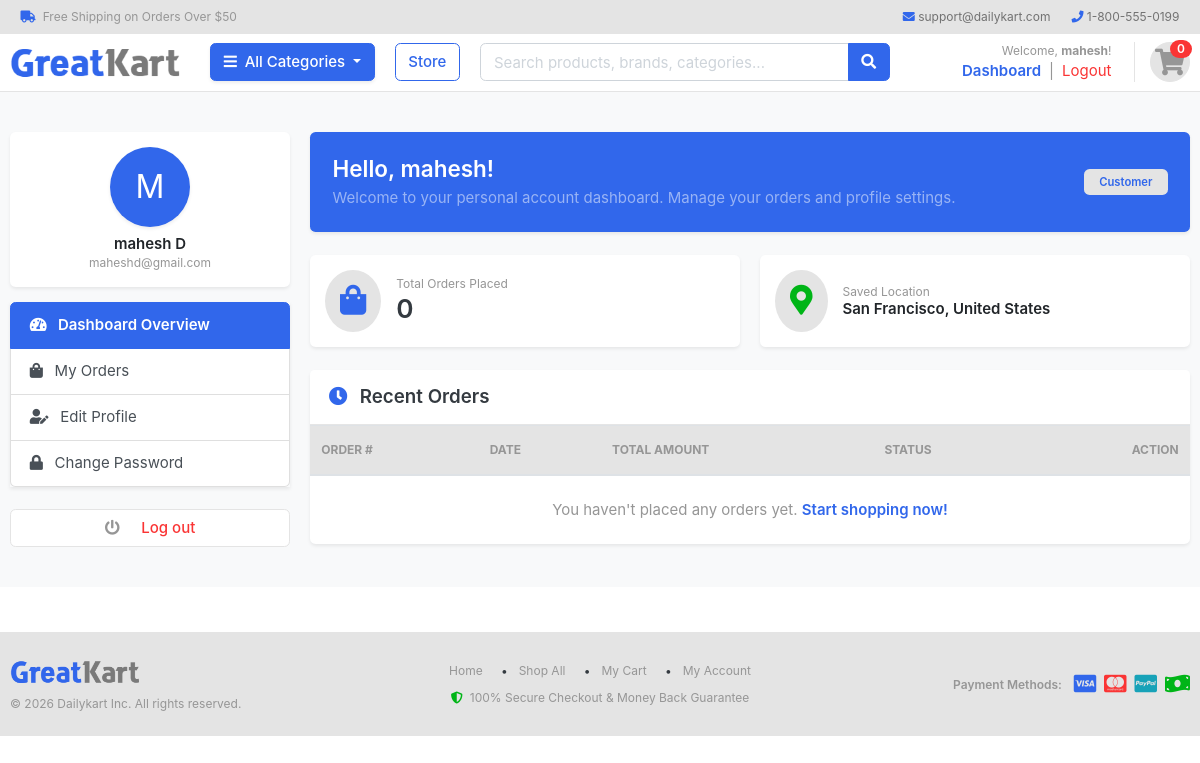
The app's page /accounts/dashboard/ (signed in) with its own data.
### accounts/models.py (models this page shows, shortened)
class Account(AbstractBaseUser):
    first_name=models.CharField(max_length=100)
    last_name=models.CharField(max_length=100)
    user_name=models.CharField(max_length=50,unique=True)
    email=models.EmailField(max_length=50,unique=True)
    phone_number=models.CharField(max_length=100)
    date_joined=models.DateTimeField(auto_now_add=True)
    last_login=models.DateTimeField(auto_now_add=True)
    is_admin=models.BooleanField(default=False)
    is_staff=models.BooleanField(default=False)
    is_active=models.BooleanField(default=False)
    is_superadmin=models.BooleanField(default=False)
    USERNAME_FIELD='email'
    REQUIRED_FIELDS=['user_name','first_name','last_name']
    objects=MyAccoutmanager()
    def full_name(self):
        return f'{self.first_name} {self.last_name}'

class UserProfile(models.Model):
    user = models.OneToOneField(Account, on_delete=models.CASCADE)
    address_line_1 = models.CharField(blank=True, max_length=100)
    address_line_2 = models.CharField(blank=True, max_length=100)
    profile_picture = models.ImageField(blank=True, upload_to='userprofile')
    city = models.CharField(blank=True, max_length=50)
    state = models.CharField(blank=True, max_length=50)
    country = models.CharField(blank=True, max_length=50)

### accounts/views.py (the view)
# urls.py: path('dashboard/', views.dashboard, name='dashboard'),
@login_required(login_url='login')
def dashboard(request):
    from orders.models import Order
    orders = Order.objects.order_by('-created_at').filter(user=request.user, is_ordered=True)
    orders_count = orders.count()
    userprofile, _ = UserProfile.objects.get_or_create(user=request.user)
    context = {
        'orders': orders[:5],
        'orders_count': orders_count,
        'userprofile': userprofile,
    }
    return render(request, 'accounts/dashboard.html', context)

### carts/context_processors.py (called while the page is built)
def counter(request):
    cart_count = 0
    if 'admin' in request.path:
        return {}
    try:
        if request.user.is_authenticated:
            cart_items = CartItem.objects.filter(user=request.user)
        else:
            cart = Cart.objects.filter(cart_id=_cart_id(request))
            cart_items = CartItem.objects.filter(cart=cart[:1])
        for cart_item in cart_items:
            cart_count += cart_item.quantity
    except Exception:
        cart_count = 0
    return dict(cart_count=cart_count)

### category/context_processers.py (called while the page is built)
def menu_links(request):
    links= Category.objects.all()
    return dict(link=links)

### category/models.py (called while the page is built)
    def get_url(self):
        return reverse("products_by_category",args=[self.slug])

### templates/accounts/dashboard.html (shortened to what this page needs)
{% extends 'base.html' %}
{% load static %}
{% block content %}
<section class="section-content padding-y bg">
    <div class="container">
        <div class="row">
            {% include 'includes/dashboard_sidebar.html' %}
            <main class="col-md-9">
                <article class="card shadow-sm border-0 mb-4 bg-primary text-white">
                    <div class="card-body p-4 d-flex justify-content-between align-items-center">
                        <div>
                            <h4 class="font-weight-bold mb-1">Hello, {{ user.first_name|default:user.user_name }}!</h4>
                            <p class="mb-0 text-white-50">Welcome to your personal account dashboard. Manage your orders and profile settings.</p>
                        </div>
                        <div class="text-right">
                            <span class="badge badge-light text-primary px-3 py-2 font-weight-bold">Customer</span>
                        </div>
                    </div>
                </article>
                <div class="row mb-4">
                    <div class="col-md-6 mb-3 mb-md-0">
                        <div class="card shadow-sm border-0 p-3 h-100">
                            <div class="d-flex align-items-center">
                                <div class="rounded-circle bg-light text-primary p-3 mr-3">
                                    <i class="fa fa-shopping-bag fa-2x"></i>
                                </div>
                                <div>
                                    <h6 class="text-muted small mb-0">Total Orders Placed</h6>
                                    <h3 class="font-weight-bold mb-0">{{ orders_count }}</h3>
                                </div>
                            </div>
                        </div>
                    </div>
                    <div class="col-md-6">
                        <div class="card shadow-sm border-0 p-3 h-100">
                            <div class="d-flex align-items-center">
                                <div class="rounded-circle bg-light text-success p-3 mr-3">
                                    <i class="fa fa-map-marker-alt fa-2x"></i>
                                </div>
                                <div>
                                    <h6 class="text-muted small mb-0">Saved Location</h6>
                                    <h6 class="font-weight-bold mb-0 text-dark">
                                        {% if userprofile.city %}{{ userprofile.city }}, {{ userprofile.country }}{% else %}No address saved yet{% endif %}
                                    </h6>
                                </div>
                            </div>
                        </div>
                    </div>
                </div>
                <article class="card shadow-sm border-0">
                    <header class="card-header bg-white d-flex justify-content-between align-items-center py-3">
                        <h5 class="font-weight-bold mb-0"><i class="fa fa-clock text-primary mr-2"></i> Recent Orders</h5>
                    </header>
                    <div class="table-responsive">
                        <table class="table table-hover mb-0">
                            <thead class="bg-light text-muted small text-uppercase">
                                <tr>
                                    <th class="py-3">Order #</th>
                                    <th class="py-3">Date</th>
                                    <th class="py-3">Total Amount</th>
                                    <th class="py-3">Status</th>
                                    <th class="py-3 text-right">Action</th>
                                </tr>
                            </thead>
                            <tbody>
                                {% for order in orders %}
                                <tr>
                                    <td class="font-weight-bold text-primary align-middle">#{{ order.order_number }}</td>
                                    <td class="align-middle text-muted small">{{ order.created_at|date:"M d, Y" }}</td>
                                    <td class="font-weight-bold align-middle">${{ order.order_total }}</td>
                                    <td class="align-middle">
                                        <span class="badge badge-success px-2 py-1">{{ order.status }}</span>
                                    </td>
                                    <td class="text-right align-middle">
                                        <a href="{% url 'order_detail' order.order_number %}" class="btn btn-sm btn-outline-primary">
                                            <i class="fa fa-receipt mr-1"></i> Details
                                        </a>
                                    </td>
                                </tr>
                                {% empty %}
                                <tr>
                                    <td colspan="5" class="text-center py-4 text-muted">
                                        You haven't placed any orders yet. <a href="{% url 'store' %}" class="text-primary font-weight-bold">Start shopping now!</a>
                                    </td>
                                </tr>
                                {% endfor %}
                            </tbody>
                        </table>
                    </div>
                </article>
            </main>
        </div>
    </div>
</section>
{% endblock %}

### templates/includes/navbar.html (shortened to what this page needs)
{% load static %}
<header class="section-header">
    <nav class="navbar p-md-0 navbar-expand-sm navbar-light border-bottom bg-light">
        <div class="container">
            <div class="collapse navbar-collapse" id="navbarTop4">
                <ul class="navbar-nav mr-auto">
                    <li class="nav-item">
                        <span class="nav-link text-muted small"><i class="fa fa-truck mr-1 text-primary"></i> Free Shipping on Orders Over $50</span>
                    </li>
                </ul>
                <ul class="navbar-nav">
                    <li class="nav-item"><a href="mailto:support@dailykart.com" class="nav-link small"><i class="fa fa-envelope text-primary"></i> support@dailykart.com</a></li>
                    <li class="nav-item"><a href="tel:+18005550199" class="nav-link small"><i class="fa fa-phone text-primary"></i> 1-800-555-0199</a></li>
                </ul>
            </div>
        </div>
    </nav>
    <section class="header-main border-bottom py-2">
        <div class="container">
            <div class="row align-items-center">
                <div class="col-lg-2 col-md-3 col-6">
                    <a href="{% url 'home' %}" class="brand-wrap d-flex align-items-center">
                        <img class="logo" src="{% static 'images/logo.png' %}" alt="Dailykart" style="max-height: 42px;">
                    </a>
                </div>
                <div class="col-lg col-sm col-md col-6 flex-grow-0">
                    <div class="category-wrap dropdown d-inline-block">
                        <button type="button" class="btn btn-primary dropdown-toggle shadow-sm" data-toggle="dropdown">
                            <i class="fa fa-bars mr-1"></i> All Categories
                        </button>
                    </div>
                </div>
                <div class="col-auto">
                    <a href="{% url 'store' %}" class="btn btn-outline-primary">Store</a>
                </div>
                <div class="col-lg col-md-6 col-sm-12 my-2 my-lg-0">
                    <form action="{% url 'search' %}" class="search" method="GET">
                        <div class="input-group w-100">
                            <input type="text" class="form-control" placeholder="Search products, brands, categories..." name="keyword" value="{{ keyword|default:'' }}" required>
                            <div class="input-group-append">
                                <button class="btn btn-primary" type="submit">
                                    <i class="fa fa-search"></i>
                                </button>
                            </div>
                        </div>
                    </form>
                </div>
                <div class="col-lg-3 col-sm-6 col-8 order-2 order-lg-3">
                    <div class="d-flex justify-content-end align-items-center mb-2 mb-lg-0">
                        {% if user.is_authenticated %}
                        <div class="widget-header mr-3 text-right">
                            <small class="title text-muted d-block">Welcome, <strong>{{ user.first_name|default:user.user_name }}</strong>!</small>
                            <div>
                                <a href="{% url 'dashboard' %}" class="text-primary font-weight-bold">Dashboard</a>
                                <span class="text-muted mx-1">|</span>
                                <a href="{% url 'logout' %}" class="text-danger">Logout</a>
                            </div>
                        </div>
                        {% endif %}
                        <a href="{% url 'cart' %}" class="widget-header pl-3 ml-2 border-left position-relative" title="Shopping Cart">
                            <div class="icon icon-sm rounded-circle border bg-light text-primary d-flex align-items-center justify-content-center" style="width:40px; height:40px;">
                                <i class="fa fa-shopping-cart fa-lg"></i>
                            </div>
                            <span class="badge badge-pill badge-danger notify position-absolute" style="top: -2px; right: -2px;">{{ cart_count|default:0 }}</span>
                        </a>
                    </div>
                </div>
            </div>
        </div>
    </section>
</header>

### templates/includes/dashboard_sidebar.html
<aside class="col-md-3 mb-4 mb-md-0">
    <div class="card shadow-sm border-0 mb-3 text-center p-3">
        <div class="mb-2">
            {% if userprofile.profile_picture %}
            <img src="{{ userprofile.profile_picture.url }}" class="rounded-circle shadow-sm" style="width: 80px; height: 80px; object-fit: cover;">
            {% else %}
            <div class="rounded-circle bg-primary text-white d-inline-flex align-items-center justify-content-center shadow-sm" style="width: 80px; height: 80px; font-size: 32px;">
                {{ user.first_name|first|upper }}
            </div>
            {% endif %}
        </div>
        <h6 class="font-weight-bold mb-0 text-dark">{{ user.full_name|default:user.user_name }}</h6>
        <small class="text-muted">{{ user.email }}</small>
    </div>
    <ul class="list-group shadow-sm border-0">
        <a class="list-group-item list-group-item-action {% if '/dashboard/' in request.path %}active font-weight-bold{% endif %}" href="{% url 'dashboard' %}">
            <i class="fa fa-tachometer-alt mr-2"></i> Dashboard Overview
        </a>
        <a class="list-group-item list-group-item-action {% if '/my_orders/' in request.path or '/order_detail/' in request.path %}active font-weight-bold{% endif %}" href="{% url 'my_orders' %}">
            <i class="fa fa-shopping-bag mr-2"></i> My Orders
        </a>
        <a class="list-group-item list-group-item-action {% if '/edit_profile/' in request.path %}active font-weight-bold{% endif %}" href="{% url 'edit_profile' %}">
            <i class="fa fa-user-edit mr-2"></i> Edit Profile
        </a>
        <a class="list-group-item list-group-item-action {% if '/change_password/' in request.path %}active font-weight-bold{% endif %}" href="{% url 'change_password' %}">
            <i class="fa fa-lock mr-2"></i> Change Password
        </a>
    </ul>
    <br>
    <a class="btn btn-light btn-block border text-danger" href="{% url 'logout' %}">
        <i class="fa fa-power-off mr-2"></i> <span class="text">Log out</span>
    </a>
</aside>

### static/css/ui.css (style rules this page uses)
html { font-family: "Inter", sans-serif; font-size: 15px; }
.icon-xs, .icon-sm, .icon-md, .icon-lg { display: inline-block; text-align: center; flex-shrink: 0; flex-grow: 0; }
.icon-sm { width: 48px; height: 48px; line-height: 48px !important; font-size: 20px; }
.padding-y { padding-top: 40px; padding-bottom: 40px; }
article:after, .form-group:after { display: block; clear: both; content: ""; }
.bg { background-color: #f8f9fa; }
.bg-white { background-color: #fff; }
p:last-child { margin-bottom: 0; }
.header-main { position: relative; padding-top: 1rem; padding-bottom: 1rem; }
.brand-wrap .logo, .navbar-brand .logo { margin-right: 7px; max-height: 42px; display: inline-block; }
.widget-header { display: inline-block; vertical-align: middle; position: relative; }
.widget-header a { color: #343a40; }
.widget-header i { color: #969696; }
.widget-header .title { display: block; }
.widget-header .notify { position: absolute; top: -3px; right: -10px; }
.btn-light { background-color: #fff; border-color: #e4e4e4; }
.btn-light i { color: #969696; }
.btn i + .text { margin-left: 10px; }
.notify { position: absolute; top: -4px; right: -10px; display: inline-block; padding: 0.25em 0.6em; font-size: 12px; line-height: 1; text-align: center; border-radius: 3rem; color: #fff; background-color: #fa3434; }

### records on screen
Account: first_name "mahesh", first_name|first "M", full_name "mahesh D", email "maheshd@gmail.com"
UserProfile: city "San Francisco", country "United States"

### other values on screen
{{ cart_count|default:0 }} "0"
{{ orders_count }} "0"
